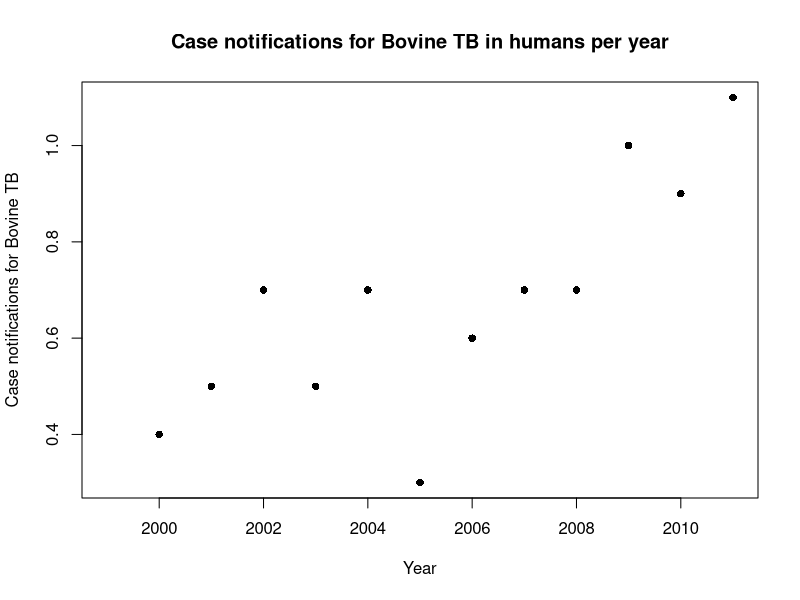
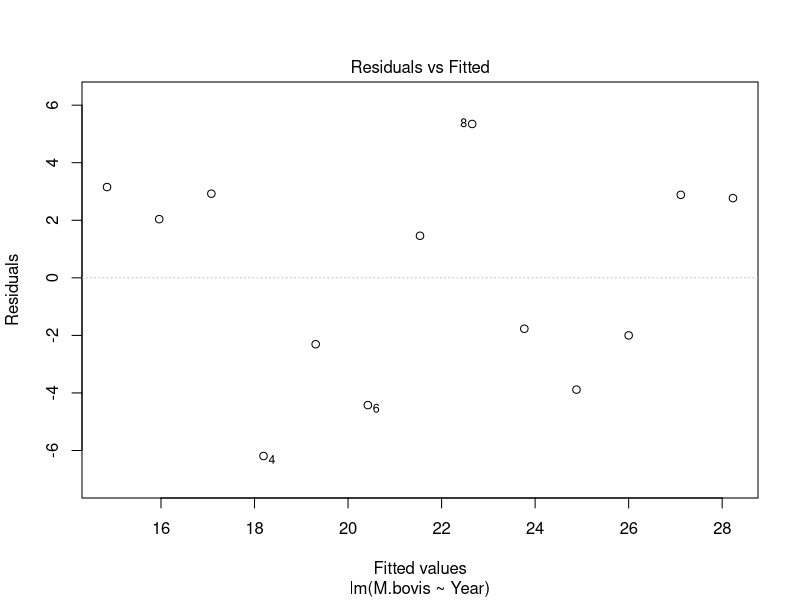
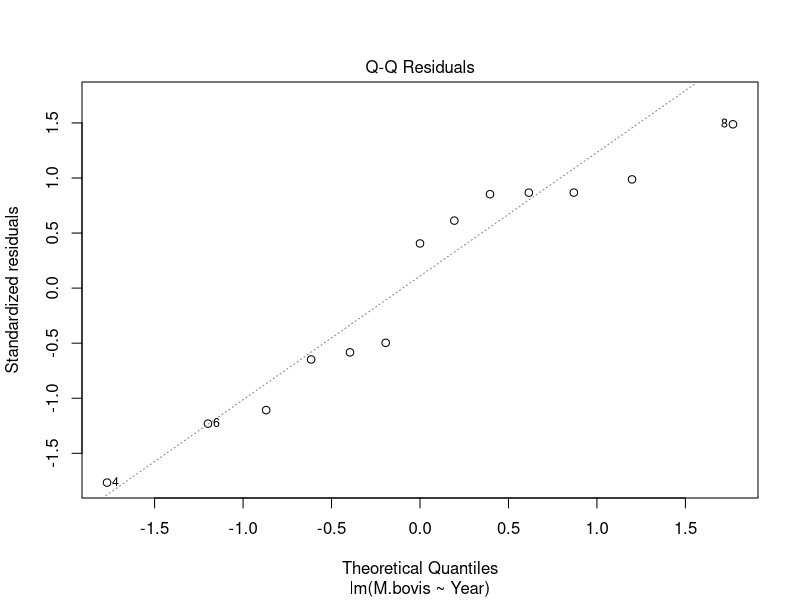
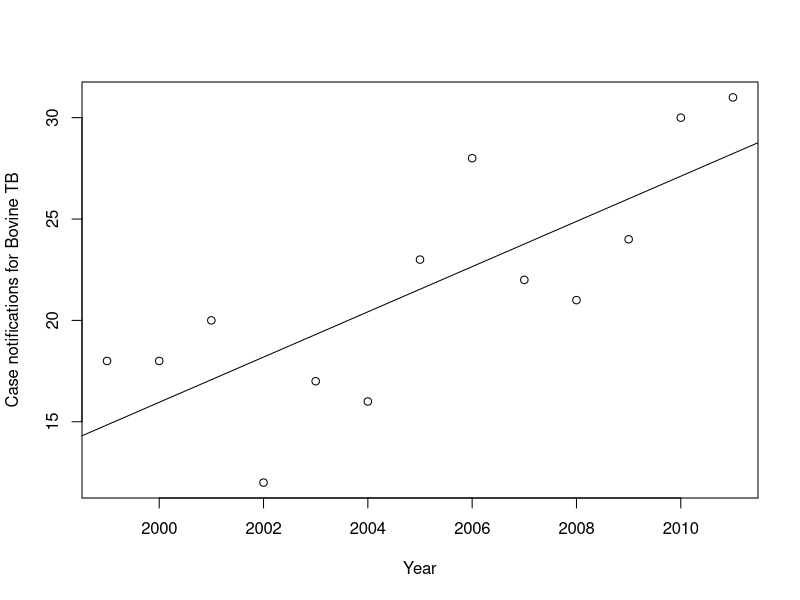

Recreate these plots in R, in order.
# Step 0. Load libraries and functions ------------------------------------
library(stats)

# Step 1. Load data -------------------------------------------------------
dataset <- read.csv("data/TB_data.csv")
attach(dataset)

# Step 2. Make a basic exploratory analysis
dim(dataset)
summary(dataset)
head(dataset)

# Step 3. Make plots
plot(x = Year, y = MDR, 
     pch = 16, xlab = "Year", 
     ylab = "Case notifications for Bovine TB",
     main = "Case notifications for Bovine TB in humans per year")

# Step 4. Create a linear model for M.bovis data and summarise
M.bovis_model <- lm(M.bovis ~ Year)
summary(M.bovis_model)
anova(M.bovis_model)

# Step 5. Plot residuals vs fitted and qq-plot
plot(M.bovis_model, which = 1:2, add.smooth = FALSE)

# Step 6. Plot fitted line
plot(x = Year, y = M.bovis, 
     xlab = "Year", ylab = "Case notifications for Bovine TB")

abline(M.bovis_model)

# Step 7. Calculate confidence intervals
confint(M.bovis_model)

# Step 7. Predict values for next three years
newdata <- data.frame(Year = 2013:2015)

predict(M.bovis_model, newdata, interval = "prediction")
